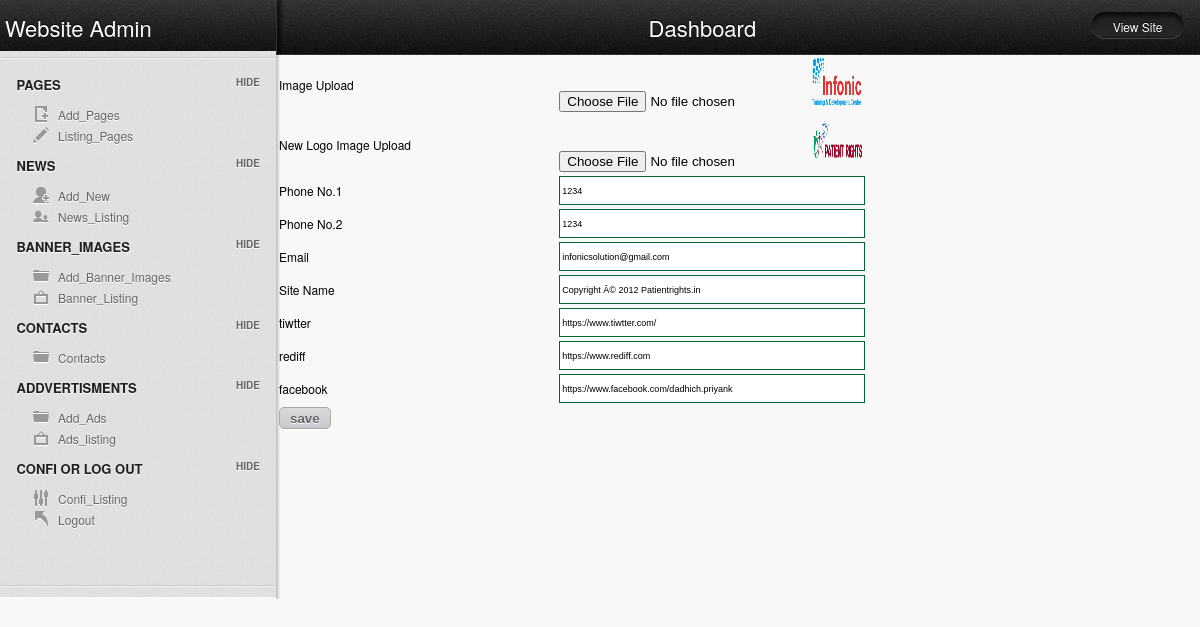
/admin/confi_update.php?id=1 (signed in), run on the app's committed database.
### tables this page shows
CREATE TABLE IF NOT EXISTS `confi` (
  `id` int(11) NOT NULL AUTO_INCREMENT,
  `image` varchar(255) NOT NULL,
  `logo` varchar(255) NOT NULL,
  `phone` varchar(15) NOT NULL,
  `phone2` varchar(15) NOT NULL,
  `email` varchar(255) NOT NULL,
  `site_name` text NOT NULL,
  `tiwtter` varchar(255) NOT NULL,
  `rediff` varchar(255) NOT NULL,
  `facebook` varchar(255) NOT NULL,
  PRIMARY KEY (`id`)
);

### admin/confi_update.php (the view, shortened to what this page needs)
		<?php $id=$_GET['id'];
		$sq="select * from confi where id='".$id."'";
		$my=mysql_query($sq);
		$fetch=mysql_fetch_assoc($my);?>
		<?php $phone=addslashes($fetch['phone']);
		$phone2=addslashes($fetch['phone2']);
		$email=addslashes($fetch['email']);
		$site_name=addslashes($fetch['site_name']);
		$tiwtter=$fetch['tiwtter'];
		$rediff=$fetch['rediff'];
		$facebook=$fetch['facebook'];?>
		<!doctype html>
<html lang="en">
<head>
	<link href="all_one.css" rel="stylesheet">
	<link rel="stylesheet" href="css/layout.css" type="text/css" media="screen" />
</head>
<body>
<?php include("admin_header.php");?>
	<?php include("admin_left.php");?>
	<section id="main" class="column">
		<form action="" method="post" enctype="multipart/form-data">
		<table align="center" width="100%">
<tr>
		<td>Image Upload</td>
		<td><input type="file" name="image"><img src="../confi_image/<?php echo $fetch['image'];?>" width="50px" height="50px" /></td>
</tr>
<tr>
		<td>New Logo Image Upload</td>
		<td><input type="file" name="logo"><img src="../confi_image/<?php echo $fetch['logo'];?>" width="50px" height="50px" /></td>
</tr>
<tr>
		<td>Phone No.1</td>
		<td><input type="text" name="phone" value="<?php echo $phone?>"><span class="error>"<?php echo $error_phone?></span></td>
</tr>
<tr>
		<td>Phone No.2</td>
		<td><input type="text" name="phone2" value="<?php echo $phone2 ?>"><span class="error"><?php echo $error_phone2 ?></span></td>
</tr>
<tr>
		<td>Email</td>
		<td><input type="text" name="email" value="<?php echo $email ?>"><span class="error"><?php echo $error_email ?></span></td>
</tr>
<tr>
		<td>Site Name</td>
		<td><input type="text" name="site_name" value="<?php echo $site_name?>"><span class="error"><?php echo $error_site_name?></span></td>
</tr>
<tr>
		<td>tiwtter</td>
		<td><input type="text" name="tiwtter" value="<?php echo $tiwtter ?>"><span class="error"><?php echo $error_tiwtter?></span></td>
</tr>
<tr>
		<td>rediff</td>
		<td><input type="text" name="rediff" value="<?php echo $rediff ?>"><span class="error"><?php echo $error_rediff ?></span></td>
</tr>
<tr>
		<td>facebook</td>
		<td><input type="text" name="facebook" value="<?php echo $facebook ?>"><span class="error"><?php echo $error_facebook ?></span></td>
</tr>
<tr>
		<td><input type="submit" name="save" value="save"></td>
</tr>
</table>
</form>
		<div class="spacer"></div>
	</section>
</body>
</html>

### admin/all_one.css (style rules this page uses)
input[type="text"] { font-family: Verdana, Arial, Helvetica, sans-serif; font-size: 9px; border: 1px solid #006633; width:300px; height:25px; }

### admin/css/layout.css (style rules this page uses)
html, div, map, dt, isindex, form, header, aside, section, section, article, footer { display: block; }
html, body { height: 100%; margin: 0; padding: 0; font-family: "Helvetica Neue", Helvetica, Arial, Verdana, sans-serif; background: #F8F8F8; font-size: 12px; }
.spacer { height: 20px; }
section#main { width: 77%; min-height: 500px; background: url(../images/sidebar_shadow.png) repeat-y left top; float: left; margin-top: -2px; }
input[type=submit] { background: #D0D1D4 url(../images/btn_submit.png) repeat-x; border: 1px solid #A8A9A8; -webkit-box-shadow: 0 1px 0 #fff; -moz-box-shadow: 0 1px 0 #fff; box-shadow: 0 1px 0 #fff; font-weight: bold; height: 22px; -webkit-border-radius: 5px; -moz-border-radius: 5px; border-radius: 5px; padding: 0 10px; color: #666; text-shadow: 0 1px 0 #fff; cursor: pointer; }

### data on the page
confi: image (picture), logo (picture), phone "1234", phone2 "1234", email "infonicsolution@gmail.com", site_name "Copyright Â© 2012 Patientrights.in", tiwtter "https://www.tiwtter.com/", rediff "https://www.rediff.com", facebook "https://www.facebook.com/dadhich.priyank"
